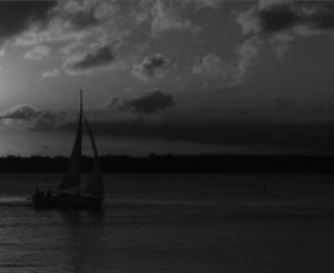
%> input picture image-manipulator/pt2/boat.jpg, 334 x 273 px
$ octave --eval "imhist_expand(imread('boat.jpg'));"   (GNU Octave 9; MATLAB toolbox functions it lacks are replaced by stand-ins)
%> lines starting %> are read from the running program, lines starting %| are printed output that depends on the picture
function imhist_expand(image)
    aux = zeros(size(image));
    channel = 'RGB';

    figure, subplot(2,4,1);
    imhist(rgb2gray(image));
    %axis([0 255 0 3e3]);
    title('Grayscale');
    grid on

    for i = 1:3,
        % Calculations
        [counts, binLoc] = imhist(image(:,:,i));

        rmin = find(counts>0, 1, 'first');
        rmax = find(counts>0, 1, 'last');

        aux(:,:,i) = round((double(image(:,:,i) - rmin)/double(rmax - rmin))*255.0);

        % Ploting
        subplot(2,4,i+1);
        imhist(image(:,:,i));
        %axis([0 255 0 1.5e3]);
        title(channel(i));
        grid on

        subplot(2,4,i+5);
        imhist(uint8(aux(:,:,i)));
        %axis([0 255 0 1.5e3]);
        title(channel(i));
        grid on
    end
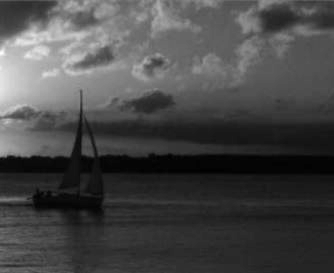
%> aux: size 273x334x3 double; min 0, max 253, mean 71.3
    G = uint8(aux);

    subplot(2,4,5);
    imhist(rgb2gray(G));
    %axis([0 255 0 1.5e3]);
    title('Grayscale');
    grid on
    suptitle('Expans鉶 de Histograma (histogramas)');
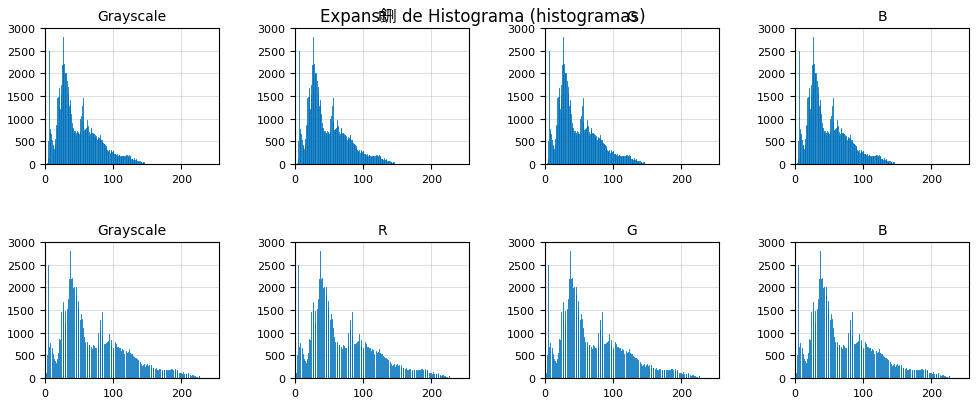
%> figure redrawn from the program's plot data, 8 panels; panel 1: highest point at x = 26, y = 2802; panel 3: highest point at x = 37, y = 2802

    pause;

    figure, imshowpair(image, G, 'montage');
%> after `imshowpair(image, G, 'montage')`:
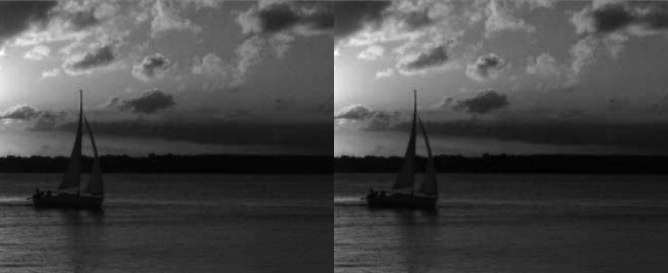
%> displayed picture: size 273x668x3, on the screen's scale of 0 to 255; min 0, max 255, mean 72.3
    suptitle('Expans鉶 de Histograma (compara玢o)');
end

$ run again, on image-manipulator/pt2/castelo.jpg
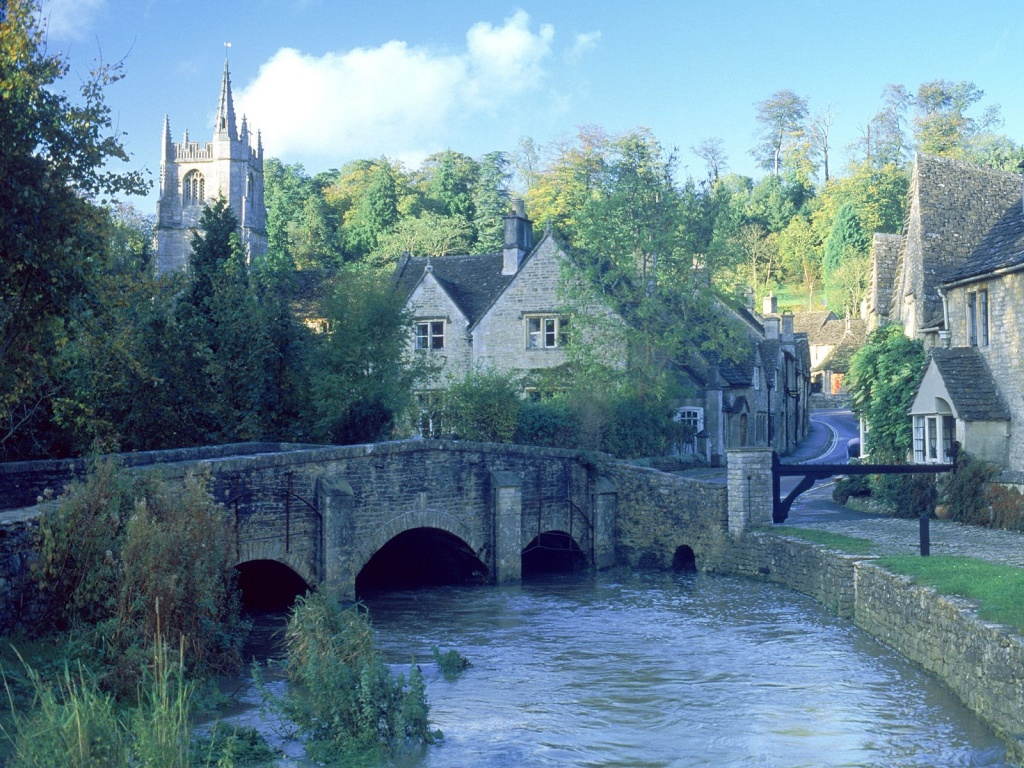
%> input picture image-manipulator/pt2/castelo.jpg, 1024 x 768 px
%> the loop in imhist_expand, `for i = 1:3,` made 3 passes
%> rmin on passes 1 to 3: 1, 1, 9
%> in imhist_expand, `imshowpair(image, G, 'montage')`:
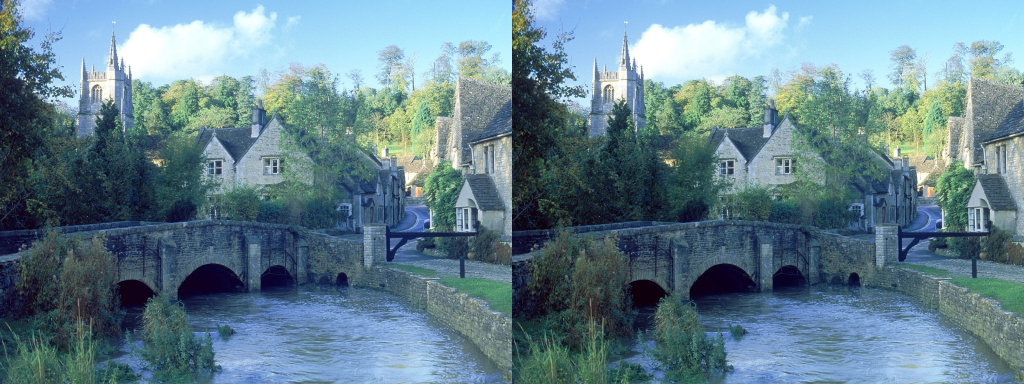
%> displayed picture: size 768x2048x3, on the screen's scale of 0 to 255 (shown at 1/2 size); mean R, G, B 99.7, 128.7, 141.6

$ run again, on image-manipulator/pt2/monarch_in_may.jpg
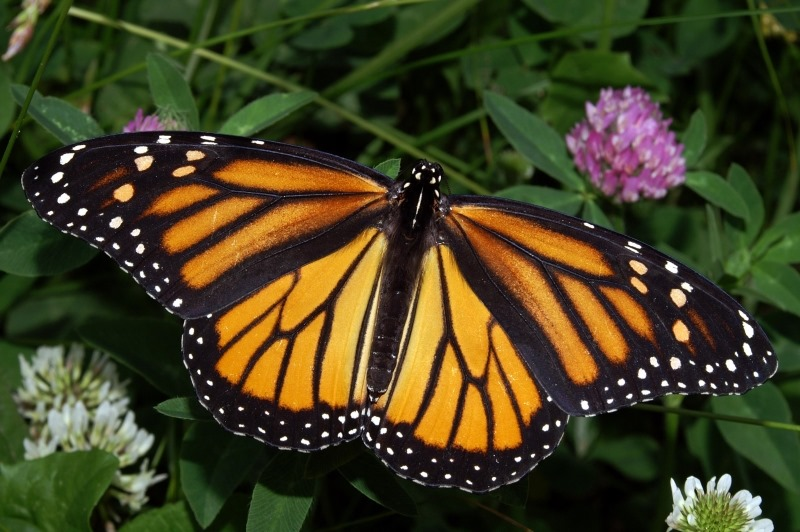
%> input picture image-manipulator/pt2/monarch_in_may.jpg, 800 x 532 px
%> in imhist_expand, `imshowpair(image, G, 'montage')`:
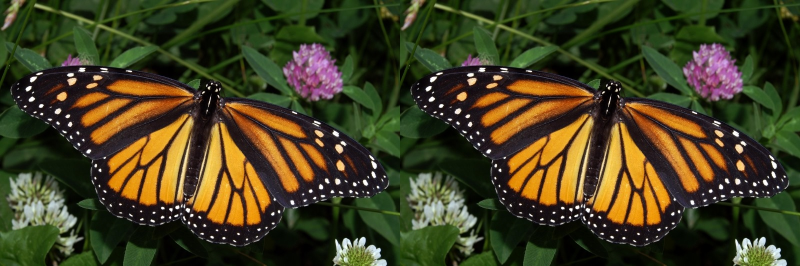
%> displayed picture: size 532x1600x3, on the screen's scale of 0 to 255 (shown at 1/2 size); mean R, G, B 66.4, 63, 32.5
